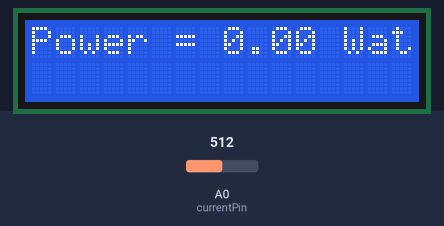
The sketch below on a simulated Arduino Uno, built with avr-gcc and run on an emulated ATmega328P. On the bench: 16×2 character LCD. The inputs (shaded band) are chosen by the test bench; at power-on: A0 (currentPin) = 512. WiFi joins after 1.5 s; servers stay silent unless stated.

Above: at 3.0 s.
3.1 s: A0 (currentPin) set to 716
At 4.4 s:
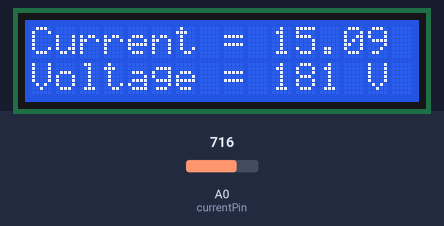
9.0 s: A0 (currentPin) set to 511
At 10.5 s:
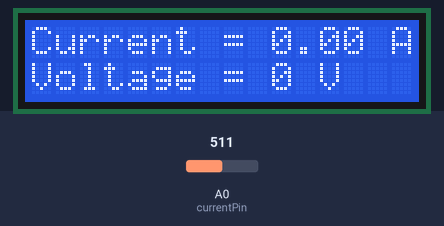
12.4 s: A0 (currentPin) set to 900
At 16.6 s:
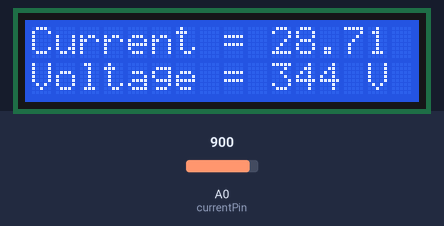
Timing chart, 0 to 18.1 s (numbered marks = the images above; inputs shaded):
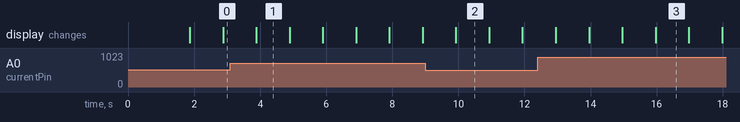

Measured:
- after the input at 3.1 s, the display: changes after 0.78 s (image 1)
- after the input at 9.0 s, the display: changes after 0.93 s (image 2)
- after the input at 12.4 s, the display: first differs from a run without the input after 1.6 s (image 3)
- what the display in image 1 shows lasts 1.0 s, from 3.9 s to 4.9 s

The sketch:

Lab1_SolarEnergy.ino
```cpp
#define BLYNK_PRINT DebugSerial

#define BLYNK_TEMPLATE_ID "TMPL66LNPy377"
#define BLYNK_TEMPLATE_NAME "IoT Giám Sát Điện Mặt Trời Solar Energy"
char auth[] = "DWEre8ubs91CLfNojdltWx40xYJ5wGzv"; //Mã Token của Project trên Blynk

#include <LiquidCrystal.h>
#include <SoftwareSerial.h>
SoftwareSerial DebugSerial(2, 3);
#include <BlynkSimpleStream.h>

LiquidCrystal lcd(11, 10, 5, 4, 3, 2);

const int currentPin = A0;
int sensitivity = 66;
int adcValue = 0;
int offsetVoltage = 2500;
double adcVoltage = 0;
double currentValue = 0;

float Wp = 400;  // Công suất danh định của tấm pin mặt trời (đơn vị Wp)
float efficiency = 0.20;  // Hiệu suất của tấm pin, ví dụ 20% = 0.20
float solarIrradiance = 1000; // Cường độ bức xạ mặt trời hiện tại, nếu đo được
float voltage = 12.0;

void setup() {
  // put your setup code here, to run once:
  // Debug console
  DebugSerial.begin(9600);
  Serial.begin(9600);
  Blynk.begin(Serial, auth);   // Khởi tạo kết nối Blynk
  lcd.begin(16, 2);
}

void loop() {
  Blynk.run();   // Duy trì kết nối Blynk

  // put your main code here, to run repeatedly:
  adcValue = analogRead(currentPin);
  adcVoltage = (adcValue / 1024.0) * 5000;
  currentValue = ((adcVoltage - offsetVoltage) / sensitivity);
  if (currentValue < 0) {
    currentValue = 0;
  }
  int loadvoltage = currentValue * 12;
  // int power = loadvoltage * currentValue;
  float power = ((voltage * currentValue * efficiency) * (solarIrradiance / 1000));

  // Hiển thị trên LCD
  lcd.setCursor(0, 0);
  lcd.print("Current = ");
  lcd.print(currentValue, 2);  // Hiển thị 2 chữ số thập phân
  lcd.print(" A");

  lcd.setCursor(0, 1);
  lcd.print("Voltage = ");
  lcd.print(loadvoltage);
  lcd.print(" V");

  delay(1000);

  lcd.setCursor(0, 0);
  lcd.print("Power = ");
  lcd.print(power, 2);
  lcd.print(" Watt         ");
  lcd.setCursor(0, 1);
  lcd.print("                             ");
  lcd.setCursor(0, 0);
  delay(1000);

  // Gửi giá trị lên Blynk
  Blynk.virtualWrite(V1, currentValue);   // Gửi giá trị dòng điện lên chân ảo V1
  Blynk.virtualWrite(V2, loadvoltage);    // Gửi giá trị điện áp lên chân ảo V2
  Blynk.virtualWrite(V3, power);          // Gửi giá trị công suất lên chân ảo V3
}
```
